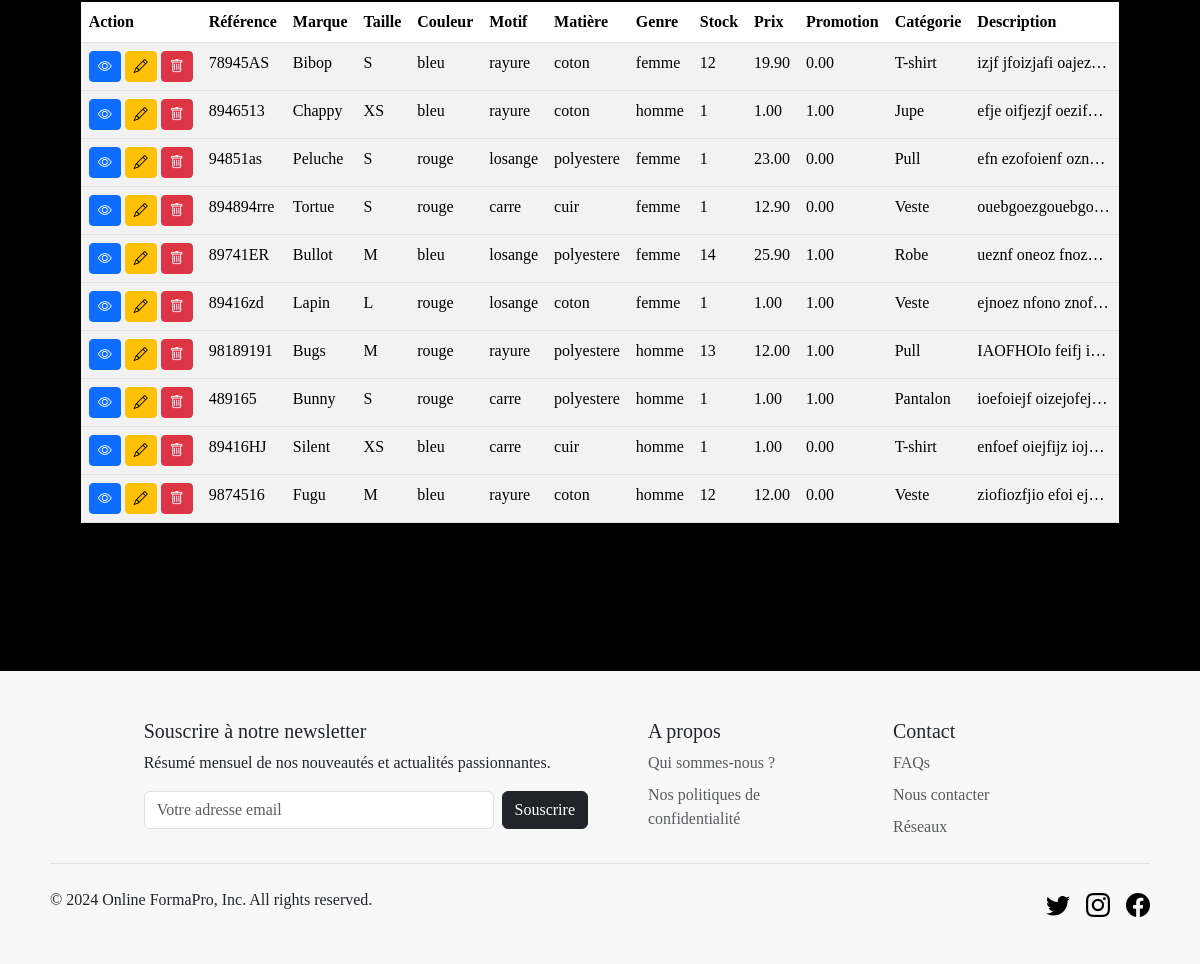
/pages/sauvegardes/test.php (lower part), run on an earlier commit of the app's database.
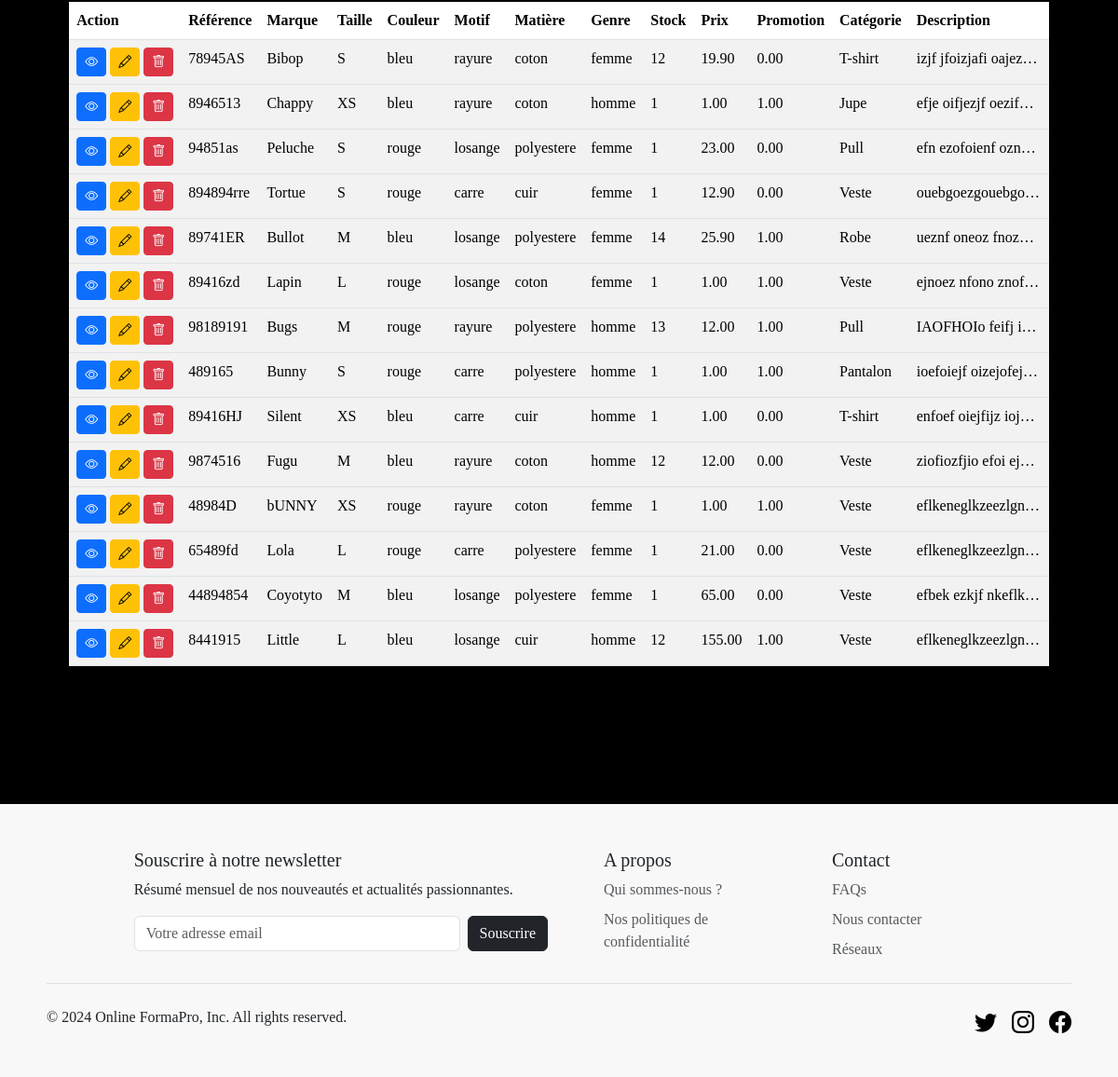
And on a later commit of the database.
### tables this page shows
CREATE TABLE `products` (
  `id` int NOT NULL,
  `ref` varchar(255) NOT NULL,
  `brand` varchar(255) NOT NULL,
  `size` varchar(255) NOT NULL,
  `color` varchar(255) NOT NULL,
  `pattern` varchar(255) NOT NULL,
  `material` varchar(255) NOT NULL,
  `gender` varchar(255) NOT NULL,
  `stock` int NOT NULL,
  `price` decimal(5,2) NOT NULL,
  `discount` decimal(3,2) NOT NULL DEFAULT '1.00',
  `category` varchar(255) NOT NULL,
  `content` text NOT NULL,
  `image_1` varchar(255) NOT NULL,
  `image_2` varchar(255) DEFAULT NULL,
  `image_3` varchar(255) DEFAULT NULL,
  `image_4` varchar(255) DEFAULT NULL
);

### src/pages/sauvegardes/test.php (the view, shortened to what this page needs)
<?php
require_once("../elements/connect.php");
    $sql ="SELECT * FROM products";
    $requete = $db->prepare($sql);
    $requete->execute();
    $resulta = $requete->fetchAll(PDO::FETCH_ASSOC);
?>
<!DOCTYPE html>
<html lang="en">
<head>
    <link href="https://cdn.jsdelivr.net/npm/bootstrap@5.3.3/dist/css/bootstrap.min.css" rel="stylesheet">
    <link rel="stylesheet" href="https://cdn.jsdelivr.net/npm/bootstrap-icons@1.11.1/font/bootstrap-icons.css">
    <link rel="stylesheet" href="../CSS/backoffice-style.css">
</head>
<body>
    <main class="bg-produits">
        <article class="backgene-set container mt-4">
            <div class="table-responsive">
                <table class="table table-striped table-hover mt-3 mb-5">
                    <thead>
                        <tr>
                            <th>Action</th>
                            <th>Référence</th>
                            <th>Marque</th>
                            <th>Taille</th>
                            <th>Couleur</th>
                            <th>Motif</th>
                            <th>Matière</th>
                            <th>Genre</th>
                            <th>Stock</th>
                            <th>Prix</th>
                            <th>Promotion</th>
                            <th>Catégorie</th>
                            <th>Description</th>
                        </tr>
                    </thead>
                    <?php foreach($resulta as $produit): ?>
                    <tbody>
                        <tr>
                            <td>
                                <button class="btn btn-sm btn-primary" title="Voir"><i class="bi bi-eye"></i></button>
                                <button class="btn btn-sm btn-warning" title="Modifier"><a href="backoffice-modif.php?id=<?= $produit["id"] ?>"><i class="bi bi-pencil"></i></button>
                                <button class="btn btn-sm btn-danger" title="Supprimer"><a href="../tools/delete.php?id=<?= $produit["id"] ?>"><i class="bi bi-trash"></i></button>
                            </td>
                            <td><?= $produit['ref'] ?></td>
                            <td><?= $produit['brand'] ?></td>
                            <td><?= $produit['size'] ?></td>
                            <td><?= $produit['color'] ?></td>
                            <td><?= $produit['pattern'] ?></td>
                            <td><?= $produit['material'] ?></td>
                            <td><?= $produit['gender'] ?></td>
                            <td><?= $produit['stock'] ?></td>
                            <td><?= $produit['price'] ?></td>
                            <td><?= $produit['discount'] ?></td>
                            <td><?= $produit['category'] ?></td>
                            <td class="backoff-short-desc"><?= $produit['content'] ?></td>
                        </tr>
                    </tbody>
                    <?php endforeach; ?>
                </table>
            </div>
        </article>
    </main>
    <?php require_once ('../elements/footer.php');?>
</body>
</html>

What changed in the data, as far as the page shows it:
added products: ref "48984D", brand "bUNNY", size "XS", color "rouge", pattern "rayure", material "coton", gender "femme", stock "1", price "1.00", discount "1.00", category "Veste", content "eflkeneglkzeezlgn…"
added products: ref "65489fd", brand "Lola", size "L", color "rouge", pattern "carre", material "polyestere", gender "femme", stock "1", price "21.00", discount "0.00", category "Veste", content "eflkeneglkzeezlgn…"
added products: ref "44894854", brand "Coyotyto", size "M", color "bleu", pattern "losange", material "polyestere", gender "femme", stock "1", price "65.00", discount "0.00", category "Veste", content "efbek ezkjf nkeflk…"
added products: ref "8441915", brand "Little", size "L", color "bleu", pattern "losange", material "cuir", gender "homme", stock "12", price "155.00", discount "1.00", category "Veste", content "eflkeneglkzeezlgn…"
